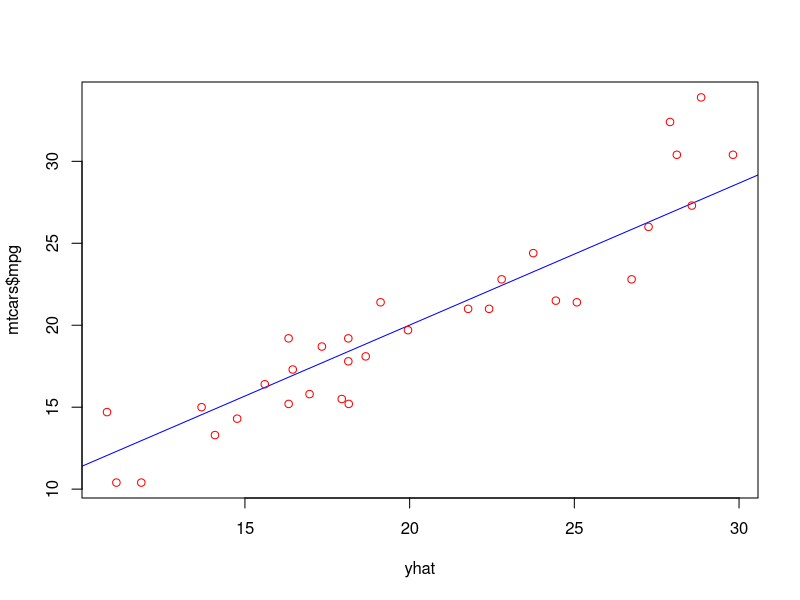

This figure's R source:
## ---- chunk 1
library(caret)
data(mtcars)
head(mtcars, n=1)
## ---- chunk 2
library(caret)
data(mtcars)
modFit <- train(mpg~factor(am)+factor(cyl)+wt+hp, data= mtcars, method="glm")
mt1 <- subset(mtcars, select=-c(mpg))
yhat <- predict(modFit, mt1)
## ---- chunk 3
predictMileage <- function(am1, cyl1, wt1, hp1){
p1 <- predict(modFit, newdata=data.frame(am=am1, cyl=cyl1, wt=wt1, hp=hp1))
 }
## ---- chunk 4
plot(yhat,mtcars$mpg,col="red",abline(lm(yhat~mtcars$mpg), col="blue")) 
